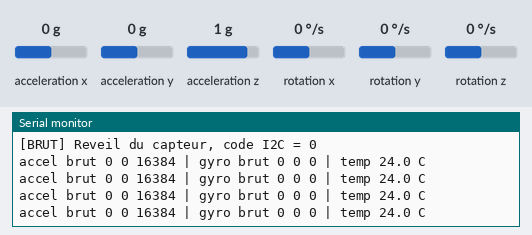
A sketch run on a simulated ESP32. Shown: the last lines printed to the serial monitor. Wiring (inferred from the names in the program): MPU-9250 motion sensor at I2C address 0x68. The test bench sets the inputs (shaded band); at power-on: acceleration x 0 g, acceleration y 0 g, acceleration z 1 g, rotation x 0 °/s, rotation y 0 °/s, rotation z 0 °/s.

Above: at 2.3 s.
2.4 s: acceleration x set to -1.4 g
At 2.84 s:
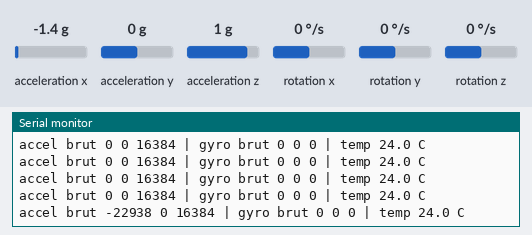
3.9 s: acceleration y set to -1.4 g
At 4.04 s:
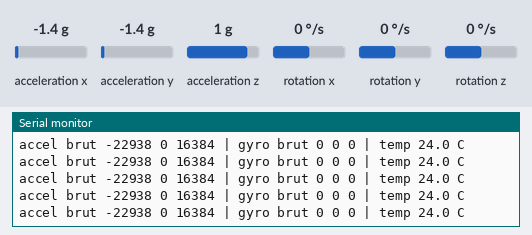
5.4 s: acceleration z set to -1.4 g
At 5.55 s:
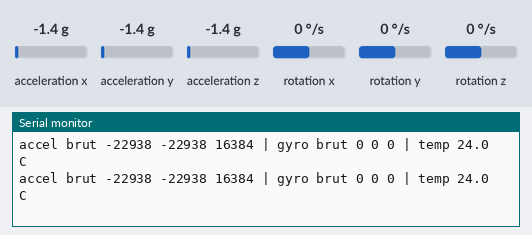
6.9 s: rotation x set to -192 °/s
At 7.06 s:
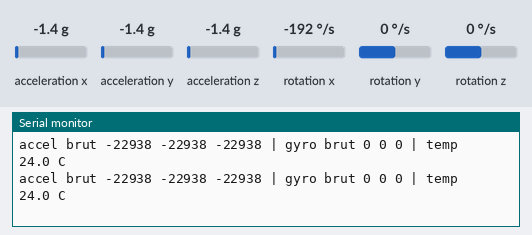
8.4 s: rotation y set to -192 °/s
At 8.57 s:
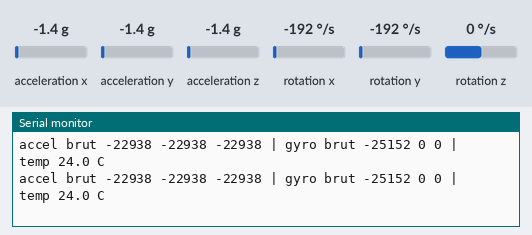

The sketch:

test_03_mpu_brut.ino
```cpp
// TEST 03 (2026-10-24) : diagnostic du MPU6050 par lecture directe des registres.
// Diagnostic brut du MPU6050 : lecture directe des registres, sans bibliothèque.
// SDA = GPIO 21, SCL = GPIO 22. Moniteur série : 115200 bauds.
#include <Wire.h>

const int PIN_SDA = 21;
const int PIN_SCL = 22;
uint8_t adresse = 0x68;   // 0x69 si la broche AD0 est reliée au 3,3 V

// Écrit une valeur dans un registre. Retourne 0 si tout va bien.
uint8_t ecrire(uint8_t reg, uint8_t valeur) {
  Wire.beginTransmission(adresse);
  Wire.write(reg);
  Wire.write(valeur);
  return Wire.endTransmission();
}

// Lit n octets à partir d'un registre. Retourne le nombre d'octets lus.
int lire(uint8_t reg, uint8_t *tampon, int n) {
  Wire.beginTransmission(adresse);
  Wire.write(reg);
  if (Wire.endTransmission(false) != 0) return 0;
  int lus = Wire.requestFrom((int)adresse, n);
  for (int i = 0; i < lus; i++) tampon[i] = Wire.read();
  return lus;
}

void setup() {
  Serial.begin(115200);
  delay(1000);
  Serial.println("\n[BRUT] Diagnostic MPU6050");

  Wire.begin(PIN_SDA, PIN_SCL);
  Wire.setClock(100000);

  // Quelles adresses répondent ?
  for (uint8_t a = 1; a < 127; a++) {
    Wire.beginTransmission(a);
    if (Wire.endTransmission() == 0) {
      Serial.print("[BRUT] Appareil a l'adresse 0x");
      Serial.println(a, HEX);
    }
  }

  // Identité du composant (registre WHO_AM_I = 0x75).
  uint8_t id = 0;
  if (lire(0x75, &id, 1) == 1) {
    Serial.print("[BRUT] WHO_AM_I = 0x");
    Serial.println(id, HEX);
    Serial.println("       (0x68 = MPU6050, 0x70 = MPU6500, 0x71 = MPU9250, 0x98 = MPU6886)");
  } else {
    Serial.println("[BRUT] Lecture WHO_AM_I impossible : probleme de bus.");
  }

  // Sortir le capteur du mode veille (registre PWR_MGMT_1 = 0x6B).
  uint8_t code = ecrire(0x6B, 0x00);
  Serial.print("[BRUT] Reveil du capteur, code I2C = ");
  Serial.println(code);
  delay(100);
}

void loop() {
  uint8_t d[14];
  int lus = lire(0x3B, d, 14);   // 14 octets : accel (6), temperature (2), gyro (6)
  if (lus != 14) {
    Serial.print("[BRUT] Lecture incomplete : ");
    Serial.print(lus);
    Serial.println(" octets");
    delay(500);
    return;
  }

  int16_t ax = (d[0] << 8) | d[1];
  int16_t ay = (d[2] << 8) | d[3];
  int16_t az = (d[4] << 8) | d[5];
  int16_t tr = (d[6] << 8) | d[7];
  int16_t gx = (d[8] << 8) | d[9];
  int16_t gy = (d[10] << 8) | d[11];
  int16_t gz = (d[12] << 8) | d[13];

  float temperature = tr / 340.0 + 36.53;   // formule de la fiche technique

  Serial.print("accel brut ");
  Serial.print(ax); Serial.print(" "); Serial.print(ay); Serial.print(" "); Serial.print(az);
  Serial.print(" | gyro brut ");
  Serial.print(gx); Serial.print(" "); Serial.print(gy); Serial.print(" "); Serial.print(gz);
  Serial.print(" | temp ");
  Serial.print(temperature, 1);
  Serial.println(" C");

  delay(300);
}
```

Measured:
- after the input at 2.4 s, the serial monitor: prints a new line after 0.23 s (image 1)
